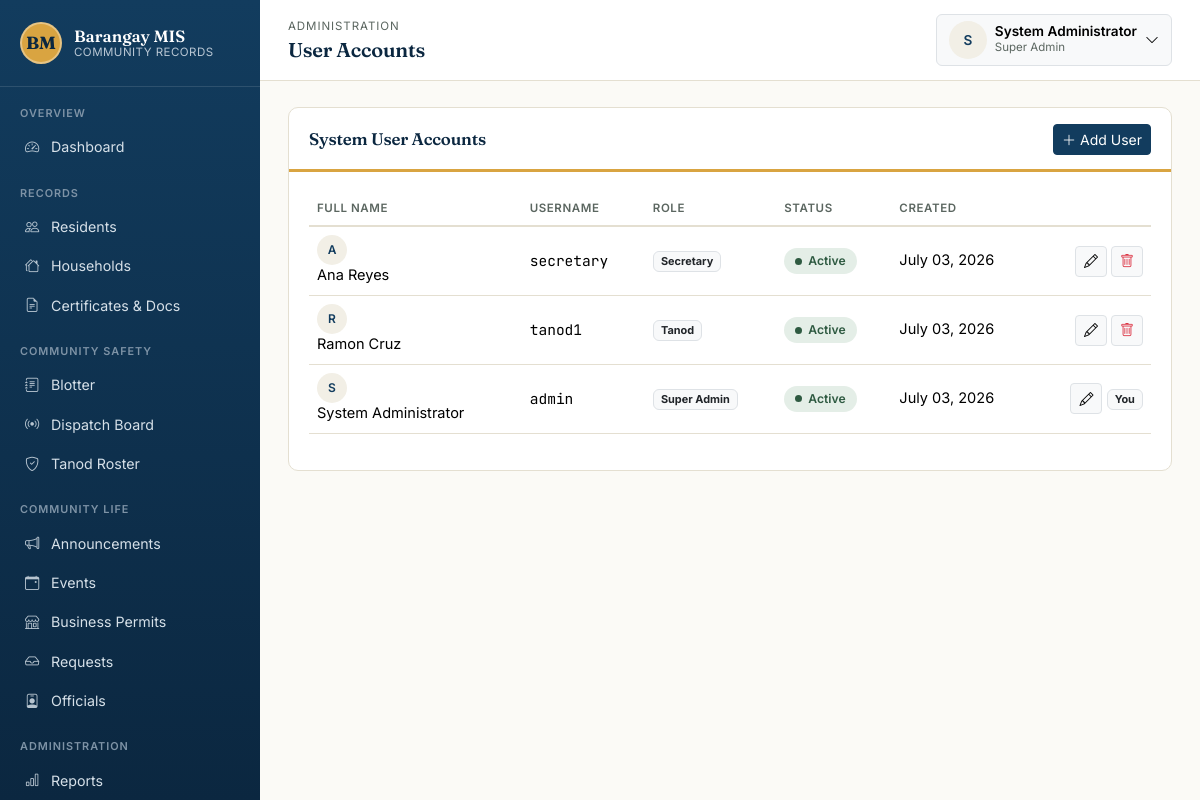
The app's page /modules/users/list.php (signed in) with its own data.
### tables this page shows
CREATE TABLE users (
    id            INT AUTO_INCREMENT PRIMARY KEY,
    username      VARCHAR(50)  NOT NULL UNIQUE,
    password      VARCHAR(255) NOT NULL,
    full_name     VARCHAR(150) NOT NULL,
    role          ENUM('super_admin','captain','secretary','staff','tanod') NOT NULL DEFAULT 'staff',
    status        ENUM('active','inactive') NOT NULL DEFAULT 'active',
    created_at    TIMESTAMP NOT NULL DEFAULT CURRENT_TIMESTAMP
);

### includes/functions.php (called while the page is built, shortened)
<?php
function clean(?string $value): string
{
    return htmlspecialchars(trim($value ?? ''), ENT_QUOTES, 'UTF-8');
}
function format_date(?string $date, string $format = 'F d, Y'): string
{
    try {
        return (new DateTime($date))->format($format);
    } catch (Exception) {
        return '—';
    }
}

### includes/auth.php (called while the page is built, shortened)
<?php
function current_user_id(): ?int
{
    return $_SESSION['user_id'] ?? null;
}
function role_label(string $role): string
{
    return match ($role) {
        'super_admin' => 'Super Admin',
        'captain'     => 'Barangay Captain',
        'secretary'   => 'Secretary',
        'staff'       => 'Staff/Clerk',
        'tanod'       => 'Tanod',
        default       => ucfirst($role),
    };
}

### modules/users/list.php (the view, shortened to what this page needs)
<?php
require_once __DIR__ . '/../../config.php';
require_once __DIR__ . '/../../includes/auth.php';
require_once __DIR__ . '/../../includes/functions.php';
$users = $pdo->query('SELECT * FROM users ORDER BY full_name')->fetchAll();
require_once __DIR__ . '/../../includes/header.php';
?>
<div class="panel">
    <div class="panel-header">
        <h2>System User Accounts</h2>
        <a href="<?= BASE_URL ?>/modules/users/form.php" class="btn btn-primary btn-sm"><i class="bi bi-plus-lg me-1"></i>Add User</a>
    </div>
    <div class="panel-body">
        <div class="table-responsive">
        <table class="table table-clean">
            <thead><tr><th>Full Name</th><th>Username</th><th>Role</th><th>Status</th><th>Created</th><th></th></tr></thead>
            <tbody>
            <?php foreach ($users as $u): ?>
                <tr>
                    <td><span class="avatar-circle me-2" style="width:30px;height:30px;font-size:0.75rem;"><?= clean(mb_strtoupper(mb_substr($u['full_name'], 0, 1))) ?></span><?= clean($u['full_name']) ?></td>
                    <td class="mono"><?= clean($u['username']) ?></td>
                    <td><span class="badge bg-light text-dark border"><?= clean(role_label($u['role'])) ?></span></td>
                    <td><span class="status-pill <?= $u['status'] ?>"><span class="dot"></span><?= clean(ucfirst($u['status'])) ?></span></td>
                    <td><?= format_date($u['created_at']) ?></td>
                    <td class="text-end">
                        <a href="<?= BASE_URL ?>/modules/users/form.php?id=<?= (int)$u['id'] ?>" class="btn btn-sm btn-light border"><i class="bi bi-pencil"></i></a>
                        <?php if ((int)$u['id'] !== current_user_id()): ?>
                        <form method="post" action="<?= BASE_URL ?>/modules/users/delete.php" class="d-inline" data-confirm="Delete user account '<?= clean($u['username']) ?>'?">
                            <button type="submit" class="btn btn-sm btn-light border text-danger"><i class="bi bi-trash"></i></button>
                        </form>
                        <?php else: ?>
                        <span class="badge bg-light text-dark border" title="You cannot delete your own account">You</span>
                        <?php endif; ?>
                    </td>
                </tr>
            <?php endforeach; ?>
            </tbody>
        </table>
        </div>
    </div>
</div>
<?php require_once __DIR__ . '/../../includes/footer.php'; ?>

### assets/css/style.css (style rules this page uses)
:root { --bagong-blue: #123C5E; --bagong-blue-dark: #0B2740; --bagong-blue-light: #1E5583; --paper: #FBFAF6; --paper-dim: #F2EFE6; --palay-gold: #D9A441; --palay-gold-dark: #B9832F; --adobe: #C1502E; --talahib: #4C7A5E; --ink: #1F2421; --ink-soft: #5B6660; --hairline: #E4DFD1; --font-display: 'Fraunces', Georgia, serif; --font-body: 'Inter', -apple-system, Segoe UI, Roboto, sans-serif; --font-mono: 'JetBrains Mono', SFMono-Regular, Menlo, monospace; --bs-primary: var(--bagong-blue); --bs-body-font-family: var(--font-body); --bs-body-color: var(--ink); --bs-body-bg: var(--paper); }
* { box-sizing: border-box; }
body { background: var(--paper); color: var(--ink); font-family: var(--font-body); }
h1, h2, h3, h4, .display-font { font-family: var(--font-display); font-weight: 600; letter-spacing: -0.01em; color: var(--bagong-blue-dark); }
.mono, .case-number, .stat-number { font-family: var(--font-mono); font-variant-numeric: tabular-nums; }
a { color: var(--bagong-blue); }
.panel { background: #fff; border: 1px solid var(--hairline); border-radius: 10px; margin-bottom: 22px; overflow: hidden; }
.panel-header { display: flex; align-items: center; justify-content: space-between; gap: 12px; padding: 16px 20px 14px; border-bottom: 3px solid var(--palay-gold); flex-wrap: wrap; }
.panel-header h2, .panel-header h3 { margin: 0; font-size: 1.05rem; }
.panel-body { padding: 20px; }
.table-clean { --bs-table-bg: transparent; font-size: 0.91rem; }
.table-clean thead th { text-transform: uppercase; font-size: 0.72rem; letter-spacing: 0.05em; color: var(--ink-soft); border-bottom: 2px solid var(--hairline); font-weight: 600; white-space: nowrap; }
.table-clean td { vertical-align: middle; border-bottom: 1px solid var(--hairline); }
.btn-primary { background: var(--bagong-blue); border-color: var(--bagong-blue); }
.status-pill { display: inline-flex; align-items: center; gap: 6px; padding: 4px 11px; border-radius: 100px; font-size: 0.76rem; font-weight: 600; background: #EDEAE2; color: #5B6660; }
.status-pill .dot { width: 7px; height: 7px; border-radius: 50%; background: currentColor; }
.status-pill.resolved, .status-pill.active, .status-pill.settled, .status-pill.completed, .status-pill.available { background: #E4EEE7; color: #2E5A41; }
.avatar-circle { width: 38px; height: 38px; border-radius: 50%; background: var(--paper-dim); color: var(--bagong-blue); display: flex; align-items: center; justify-content: center; font-weight: 600; font-size: 0.85rem; }

### records on screen
users: full_name "A", full_name "Ana Reyes", username "secretary", role "Secretary", status "Active", created_at "July 03, 2026"
users: full_name "R", full_name "Ramon Cruz", username "tanod1", role "Tanod", status "Active", created_at "July 03, 2026"
users: full_name "S", full_name "System Administrator", username "admin", role "Super Admin", status "Active", created_at "July 03, 2026", shows "You"

### other values on screen
$label "Dashboard Residents Households Certificates & Docs Blotter Dispatch Board Tanod Roster Announcements Events Business Permits Requests Officials Reports"
$breadcrumbEyebrow "ADMINISTRATION"
$pageTitle "User Accounts"
mb_strtoupper(mb_substr(current_full_name() ?: '?', 0, 1)) "S"
current_full_name() "System Administrator"
role_label(current_role()) "Super Admin"
